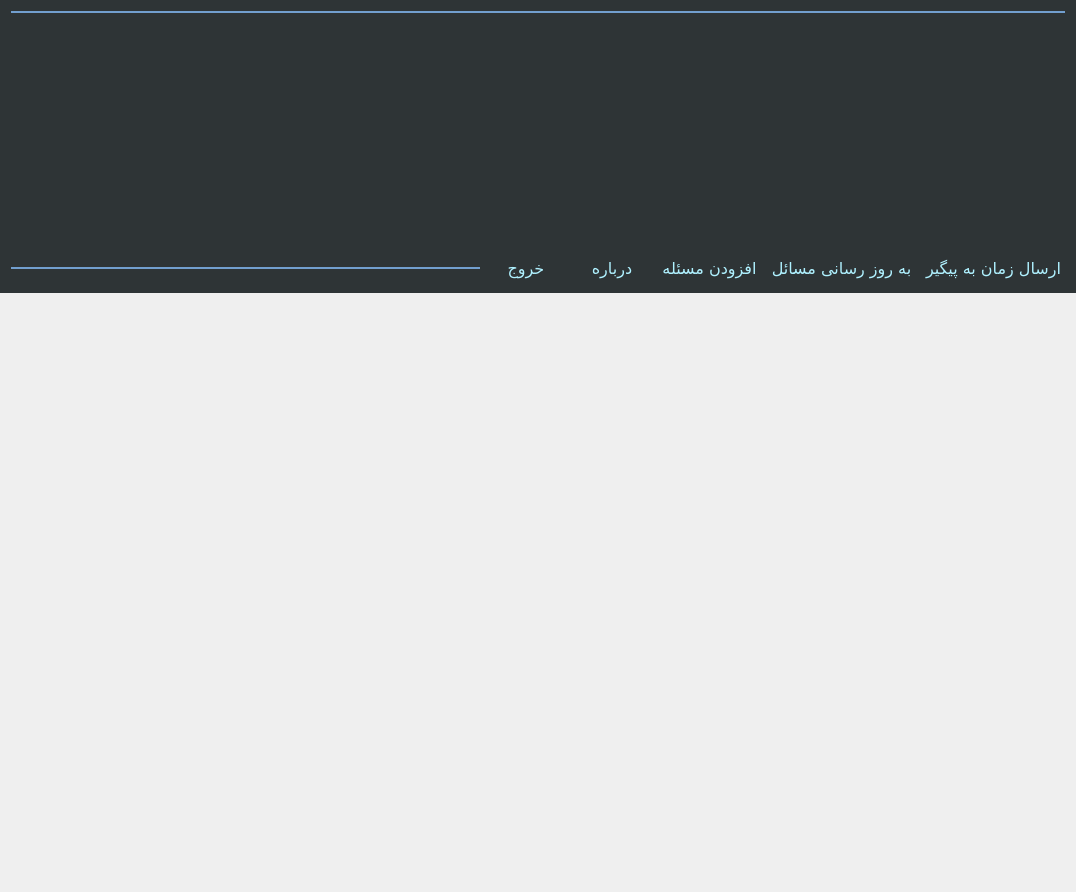
<?xml version="1.0" encoding="UTF-8"?>
<ui version="4.0">
 <class>MainWindow</class>
 <widget class="QMainWindow" name="MainWindow">
  <property name="geometry">
   <rect>
    <x>0</x>
    <y>0</y>
    <width>1076</width>
    <height>892</height>
   </rect>
  </property>
  <property name="font">
   <font>
    <family>B Yekan</family>
   </font>
  </property>
  <property name="windowTitle">
   <string>Tracker</string>
  </property>
  <property name="autoFillBackground">
   <bool>false</bool>
  </property>
  <widget class="QWidget" name="centralWidget">
   <layout class="QVBoxLayout" name="verticalLayout">
    <property name="leftMargin">
     <number>0</number>
    </property>
    <property name="topMargin">
     <number>0</number>
    </property>
    <property name="rightMargin">
     <number>0</number>
    </property>
    <property name="bottomMargin">
     <number>0</number>
    </property>
    <item>
     <widget class="QStackedWidget" name="stackedWidget">
      <property name="currentIndex">
       <number>0</number>
      </property>
      <widget class="QWidget" name="page">
       <layout class="QVBoxLayout" name="verticalLayout_2">
        <property name="leftMargin">
         <number>0</number>
        </property>
        <property name="topMargin">
         <number>0</number>
        </property>
        <property name="rightMargin">
         <number>0</number>
        </property>
        <property name="bottomMargin">
         <number>0</number>
        </property>
        <item>
         <widget class="QWidget" name="widget" native="true">
          <property name="styleSheet">
           <string notr="true">QWidget#widget{
background-color: rgb(46, 52, 54)
}
QLabel
{
color:rgb(255,255,255);
}</string>
          </property>
          <layout class="QVBoxLayout" name="verticalLayout_3">
           <item>
            <widget class="Line" name="line_2">
             <property name="autoFillBackground">
              <bool>false</bool>
             </property>
             <property name="styleSheet">
              <string notr="true">color: rgb(114, 159, 207);</string>
             </property>
             <property name="frameShadow">
              <enum>QFrame::Plain</enum>
             </property>
             <property name="lineWidth">
              <number>2</number>
             </property>
             <property name="orientation">
              <enum>Qt::Horizontal</enum>
             </property>
            </widget>
           </item>
           <item>
            <widget class="StopWatchWidget" name="wdg_stop_watch" native="true">
             <property name="minimumSize">
              <size>
               <width>0</width>
               <height>100</height>
              </size>
             </property>
            </widget>
           </item>
           <item>
            <layout class="QHBoxLayout" name="horizontalLayout_4">
             <property name="bottomMargin">
              <number>0</number>
             </property>
             <item>
              <widget class="Line" name="line">
               <property name="sizePolicy">
                <sizepolicy hsizetype="Expanding" vsizetype="Fixed">
                 <horstretch>0</horstretch>
                 <verstretch>0</verstretch>
                </sizepolicy>
               </property>
               <property name="autoFillBackground">
                <bool>false</bool>
               </property>
               <property name="styleSheet">
                <string notr="true">color: rgb(114, 159, 207);</string>
               </property>
               <property name="frameShadow">
                <enum>QFrame::Plain</enum>
               </property>
               <property name="lineWidth">
                <number>2</number>
               </property>
               <property name="orientation">
                <enum>Qt::Horizontal</enum>
               </property>
              </widget>
             </item>
             <item>
              <widget class="QPushButton" name="btn_exit">
               <property name="font">
                <font>
                 <family>B Yekan</family>
                 <pointsize>12</pointsize>
                 <weight>50</weight>
                 <bold>false</bold>
                </font>
               </property>
               <property name="layoutDirection">
                <enum>Qt::RightToLeft</enum>
               </property>
               <property name="styleSheet">
                <string notr="true">background-color: rgb(52, 101, 164);
color: rgb(175, 241, 255);</string>
               </property>
               <property name="text">
                <string>خروج</string>
               </property>
               <property name="icon">
                <iconset resource="res.qrc">
                 <normaloff>:/ui/res/stop3.png</normaloff>:/ui/res/stop3.png</iconset>
               </property>
               <property name="iconSize">
                <size>
                 <width>32</width>
                 <height>32</height>
                </size>
               </property>
               <property name="flat">
                <bool>true</bool>
               </property>
              </widget>
             </item>
             <item>
              <widget class="QPushButton" name="btn_about">
               <property name="font">
                <font>
                 <family>B Yekan</family>
                 <pointsize>12</pointsize>
                 <weight>50</weight>
                 <bold>false</bold>
                </font>
               </property>
               <property name="layoutDirection">
                <enum>Qt::RightToLeft</enum>
               </property>
               <property name="styleSheet">
                <string notr="true">background-color: rgb(52, 101, 164);
color: rgb(175, 241, 255);</string>
               </property>
               <property name="text">
                <string>درباره</string>
               </property>
               <property name="icon">
                <iconset resource="res.qrc">
                 <normaloff>:/ui/res/heart.png</normaloff>:/ui/res/heart.png</iconset>
               </property>
               <property name="iconSize">
                <size>
                 <width>32</width>
                 <height>32</height>
                </size>
               </property>
               <property name="flat">
                <bool>true</bool>
               </property>
              </widget>
             </item>
             <item>
              <widget class="QPushButton" name="btn_add_issue">
               <property name="font">
                <font>
                 <family>B Yekan</family>
                 <pointsize>12</pointsize>
                 <weight>50</weight>
                 <bold>false</bold>
                </font>
               </property>
               <property name="layoutDirection">
                <enum>Qt::RightToLeft</enum>
               </property>
               <property name="styleSheet">
                <string notr="true">background-color: rgb(52, 101, 164);
color: rgb(175, 241, 255);</string>
               </property>
               <property name="text">
                <string>افزودن مسئله</string>
               </property>
               <property name="icon">
                <iconset resource="res.qrc">
                 <normaloff>:/ui/res/document.png</normaloff>:/ui/res/document.png</iconset>
               </property>
               <property name="iconSize">
                <size>
                 <width>32</width>
                 <height>32</height>
                </size>
               </property>
               <property name="flat">
                <bool>true</bool>
               </property>
              </widget>
             </item>
             <item>
              <widget class="QPushButton" name="btn_update_issues">
               <property name="font">
                <font>
                 <family>B Yekan</family>
                 <pointsize>12</pointsize>
                 <weight>50</weight>
                 <bold>false</bold>
                </font>
               </property>
               <property name="layoutDirection">
                <enum>Qt::RightToLeft</enum>
               </property>
               <property name="styleSheet">
                <string notr="true">background-color: rgb(52, 101, 164);
color: rgb(175, 241, 255);</string>
               </property>
               <property name="text">
                <string>به روز رسانی مسائل</string>
               </property>
               <property name="icon">
                <iconset resource="res.qrc">
                 <normaloff>:/ui/res/download.png</normaloff>:/ui/res/download.png</iconset>
               </property>
               <property name="iconSize">
                <size>
                 <width>32</width>
                 <height>32</height>
                </size>
               </property>
               <property name="flat">
                <bool>true</bool>
               </property>
              </widget>
             </item>
             <item>
              <widget class="QPushButton" name="btn_apply_times">
               <property name="enabled">
                <bool>true</bool>
               </property>
               <property name="font">
                <font>
                 <family>B Yekan</family>
                 <pointsize>12</pointsize>
                 <weight>50</weight>
                 <bold>false</bold>
                </font>
               </property>
               <property name="layoutDirection">
                <enum>Qt::RightToLeft</enum>
               </property>
               <property name="styleSheet">
                <string notr="true">background-color: rgb(52, 101, 164);
color: rgb(175, 241, 255);</string>
               </property>
               <property name="text">
                <string>ارسال زمان به پیگیر</string>
               </property>
               <property name="icon">
                <iconset resource="res.qrc">
                 <normaloff>:/ui/res/upload.png</normaloff>:/ui/res/upload.png</iconset>
               </property>
               <property name="iconSize">
                <size>
                 <width>32</width>
                 <height>32</height>
                </size>
               </property>
               <property name="flat">
                <bool>true</bool>
               </property>
              </widget>
             </item>
            </layout>
           </item>
          </layout>
         </widget>
        </item>
        <item>
         <widget class="IssueCategoryManager" name="wdg_issue_categories" native="true"/>
        </item>
        <item>
         <widget class="TodaySummaryWidget" name="wdg_today_summary" native="true">
          <property name="minimumSize">
           <size>
            <width>0</width>
            <height>20</height>
           </size>
          </property>
          <property name="styleSheet">
           <string notr="true">QWidget#widget_2{
background-color: rgb(46, 52, 54)
}
QLabel
{
color:rgb(255,255,255);
}</string>
          </property>
         </widget>
        </item>
       </layout>
      </widget>
      <widget class="QWidget" name="pge_login">
       <layout class="QGridLayout" name="gridLayout">
        <item row="0" column="1">
         <spacer name="verticalSpacer">
          <property name="orientation">
           <enum>Qt::Vertical</enum>
          </property>
          <property name="sizeHint" stdset="0">
           <size>
            <width>20</width>
            <height>355</height>
           </size>
          </property>
         </spacer>
        </item>
        <item row="1" column="0">
         <spacer name="horizontalSpacer_2">
          <property name="orientation">
           <enum>Qt::Horizontal</enum>
          </property>
          <property name="sizeHint" stdset="0">
           <size>
            <width>409</width>
            <height>20</height>
           </size>
          </property>
         </spacer>
        </item>
        <item row="1" column="1" rowspan="2" colspan="2">
         <widget class="QWidget" name="wdg_login" native="true">
          <property name="font">
           <font>
            <family>B Yekan</family>
            <pointsize>11</pointsize>
           </font>
          </property>
          <property name="styleSheet">
           <string notr="true">QWidget#wdg_login
{
background-color: rgb(46, 52, 54, 200);
border-radius:3px;
}
QLabel,QCheckBox
{
color:rgb(255,255,255);
}</string>
          </property>
          <layout class="QFormLayout" name="formLayout">
           <item row="0" column="0">
            <widget class="QLineEdit" name="lineEdit">
             <property name="font">
              <font>
               <pointsize>10</pointsize>
              </font>
             </property>
            </widget>
           </item>
           <item row="0" column="1">
            <widget class="QLabel" name="label">
             <property name="font">
              <font>
               <family>B Yekan</family>
               <pointsize>12</pointsize>
              </font>
             </property>
             <property name="text">
              <string>نام کاربری</string>
             </property>
            </widget>
           </item>
           <item row="1" column="0">
            <widget class="QLineEdit" name="lineEdit_2">
             <property name="font">
              <font>
               <pointsize>10</pointsize>
              </font>
             </property>
             <property name="echoMode">
              <enum>QLineEdit::Password</enum>
             </property>
            </widget>
           </item>
           <item row="1" column="1">
            <widget class="QLabel" name="label_2">
             <property name="font">
              <font>
               <family>B Yekan</family>
               <pointsize>12</pointsize>
              </font>
             </property>
             <property name="text">
              <string>کلمه عبور</string>
             </property>
            </widget>
           </item>
           <item row="3" column="0" colspan="2">
            <layout class="QHBoxLayout" name="horizontalLayout">
             <item>
              <spacer name="horizontalSpacer">
               <property name="orientation">
                <enum>Qt::Horizontal</enum>
               </property>
               <property name="sizeHint" stdset="0">
                <size>
                 <width>40</width>
                 <height>20</height>
                </size>
               </property>
              </spacer>
             </item>
             <item>
              <widget class="QPushButton" name="pushButton_2">
               <property name="font">
                <font>
                 <family>B Yekan</family>
                 <pointsize>12</pointsize>
                </font>
               </property>
               <property name="text">
                <string>خروج</string>
               </property>
               <property name="icon">
                <iconset resource="res.qrc">
                 <normaloff>:/ui/res/stop3.png</normaloff>:/ui/res/stop3.png</iconset>
               </property>
               <property name="iconSize">
                <size>
                 <width>24</width>
                 <height>24</height>
                </size>
               </property>
              </widget>
             </item>
             <item>
              <widget class="QPushButton" name="pushButton">
               <property name="font">
                <font>
                 <family>B Yekan</family>
                 <pointsize>12</pointsize>
                </font>
               </property>
               <property name="text">
                <string>ورود</string>
               </property>
               <property name="icon">
                <iconset resource="res.qrc">
                 <normaloff>:/ui/res/heart.png</normaloff>:/ui/res/heart.png</iconset>
               </property>
               <property name="iconSize">
                <size>
                 <width>24</width>
                 <height>24</height>
                </size>
               </property>
               <property name="autoDefault">
                <bool>true</bool>
               </property>
               <property name="default">
                <bool>true</bool>
               </property>
              </widget>
             </item>
            </layout>
           </item>
           <item row="2" column="0" colspan="2">
            <widget class="QCheckBox" name="checkBox">
             <property name="font">
              <font>
               <family>B Yekan</family>
               <pointsize>12</pointsize>
              </font>
             </property>
             <property name="layoutDirection">
              <enum>Qt::RightToLeft</enum>
             </property>
             <property name="text">
              <string>من را به خاطر بسپار</string>
             </property>
            </widget>
           </item>
          </layout>
         </widget>
        </item>
        <item row="2" column="3">
         <spacer name="horizontalSpacer_3">
          <property name="orientation">
           <enum>Qt::Horizontal</enum>
          </property>
          <property name="sizeHint" stdset="0">
           <size>
            <width>409</width>
            <height>20</height>
           </size>
          </property>
         </spacer>
        </item>
        <item row="3" column="2">
         <spacer name="verticalSpacer_2">
          <property name="orientation">
           <enum>Qt::Vertical</enum>
          </property>
          <property name="sizeHint" stdset="0">
           <size>
            <width>20</width>
            <height>355</height>
           </size>
          </property>
         </spacer>
        </item>
       </layout>
      </widget>
     </widget>
    </item>
   </layout>
  </widget>
 </widget>
 <layoutdefault spacing="6" margin="11"/>
 <customwidgets>
  <customwidget>
   <class>StopWatchWidget</class>
   <extends>QWidget</extends>
   <header>StopWatchWidget.h</header>
   <container>1</container>
  </customwidget>
  <customwidget>
   <class>TodaySummaryWidget</class>
   <extends>QWidget</extends>
   <header location="global">TodaySummaryWidget.h</header>
   <container>1</container>
  </customwidget>
  <customwidget>
   <class>IssueCategoryManager</class>
   <extends>QWidget</extends>
   <header>IssueCategoryManager.h</header>
   <container>1</container>
  </customwidget>
 </customwidgets>
 <tabstops>
  <tabstop>lineEdit</tabstop>
  <tabstop>lineEdit_2</tabstop>
  <tabstop>pushButton</tabstop>
  <tabstop>btn_apply_times</tabstop>
  <tabstop>btn_update_issues</tabstop>
  <tabstop>pushButton_2</tabstop>
  <tabstop>btn_about</tabstop>
  <tabstop>btn_add_issue</tabstop>
  <tabstop>checkBox</tabstop>
 </tabstops>
 <resources>
  <include location="res.qrc"/>
 </resources>
 <connections/>
</ui>
